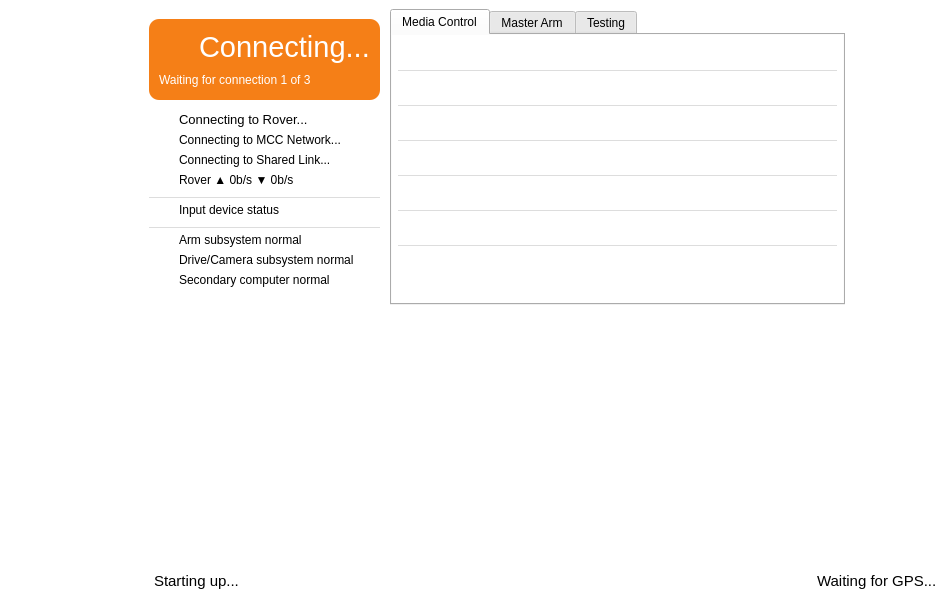
<?xml version="1.0" encoding="UTF-8"?>
<ui version="4.0">
 <class>SoroMainWindow</class>
 <widget class="QMainWindow" name="SoroMainWindow">
  <property name="geometry">
   <rect>
    <x>0</x>
    <y>0</y>
    <width>947</width>
    <height>600</height>
   </rect>
  </property>
  <property name="minimumSize">
   <size>
    <width>800</width>
    <height>600</height>
   </size>
  </property>
  <property name="font">
   <font>
    <family>Arial</family>
   </font>
  </property>
  <property name="windowTitle">
   <string>Mission Control</string>
  </property>
  <property name="styleSheet">
   <string notr="true">.QWidget {
	background-color:#FFFFFF;
}</string>
  </property>
  <widget class="QWidget" name="centralwidget">
   <widget class="QWidget" name="statusBarWidget" native="true">
    <property name="geometry">
     <rect>
      <x>140</x>
      <y>560</y>
      <width>811</width>
      <height>41</height>
     </rect>
    </property>
    <property name="sizePolicy">
     <sizepolicy hsizetype="Preferred" vsizetype="Preferred">
      <horstretch>0</horstretch>
      <verstretch>0</verstretch>
     </sizepolicy>
    </property>
    <layout class="QHBoxLayout" name="horizontalLayout">
     <property name="spacing">
      <number>0</number>
     </property>
     <property name="sizeConstraint">
      <enum>QLayout::SetDefaultConstraint</enum>
     </property>
     <property name="leftMargin">
      <number>0</number>
     </property>
     <property name="topMargin">
      <number>0</number>
     </property>
     <property name="rightMargin">
      <number>0</number>
     </property>
     <property name="bottomMargin">
      <number>0</number>
     </property>
     <item>
      <widget class="QLabel" name="statusLabel">
       <property name="sizePolicy">
        <sizepolicy hsizetype="Minimum" vsizetype="MinimumExpanding">
         <horstretch>0</horstretch>
         <verstretch>0</verstretch>
        </sizepolicy>
       </property>
       <property name="baseSize">
        <size>
         <width>0</width>
         <height>0</height>
        </size>
       </property>
       <property name="font">
        <font>
         <family>Arial</family>
         <pointsize>11</pointsize>
        </font>
       </property>
       <property name="styleSheet">
        <string notr="true">margin-left: 10px;
margin-right: 10px;</string>
       </property>
       <property name="text">
        <string>Starting up...</string>
       </property>
      </widget>
     </item>
     <item>
      <spacer name="horizontalSpacer">
       <property name="orientation">
        <enum>Qt::Horizontal</enum>
       </property>
       <property name="sizeType">
        <enum>QSizePolicy::Expanding</enum>
       </property>
       <property name="sizeHint" stdset="0">
        <size>
         <width>359</width>
         <height>20</height>
        </size>
       </property>
      </spacer>
     </item>
     <item>
      <widget class="QLabel" name="gpsStatusLabel">
       <property name="sizePolicy">
        <sizepolicy hsizetype="Minimum" vsizetype="MinimumExpanding">
         <horstretch>0</horstretch>
         <verstretch>0</verstretch>
        </sizepolicy>
       </property>
       <property name="baseSize">
        <size>
         <width>0</width>
         <height>0</height>
        </size>
       </property>
       <property name="font">
        <font>
         <family>Arial</family>
         <pointsize>11</pointsize>
        </font>
       </property>
       <property name="styleSheet">
        <string notr="true">margin-left: 10px;
margin-right: 10px;</string>
       </property>
       <property name="text">
        <string>Waiting for GPS...</string>
       </property>
      </widget>
     </item>
    </layout>
   </widget>
   <widget class="Soro::MissionControl::GoogleMapView" name="googleMapView" native="true">
    <property name="geometry">
     <rect>
      <x>140</x>
      <y>290</y>
      <width>811</width>
      <height>271</height>
     </rect>
    </property>
    <property name="font">
     <font>
      <family>Arial</family>
     </font>
    </property>
   </widget>
   <widget class="QWidget" name="infoContainer" native="true">
    <property name="geometry">
     <rect>
      <x>140</x>
      <y>0</y>
      <width>714</width>
      <height>314</height>
     </rect>
    </property>
    <property name="font">
     <font>
      <family>Arial</family>
     </font>
    </property>
    <layout class="QHBoxLayout" name="horizontalLayout_2">
     <property name="leftMargin">
      <number>9</number>
     </property>
     <property name="topMargin">
      <number>9</number>
     </property>
     <property name="rightMargin">
      <number>9</number>
     </property>
     <property name="bottomMargin">
      <number>9</number>
     </property>
     <item>
      <widget class="QWidget" name="connectionStatusWidget" native="true">
       <property name="minimumSize">
        <size>
         <width>235</width>
         <height>275</height>
        </size>
       </property>
       <property name="maximumSize">
        <size>
         <width>235</width>
         <height>275</height>
        </size>
       </property>
       <widget class="QLabel" name="comm_controlStateLabel">
        <property name="geometry">
         <rect>
          <x>30</x>
          <y>90</y>
          <width>201</width>
          <height>21</height>
         </rect>
        </property>
        <property name="font">
         <font>
          <family>Arial</family>
          <pointsize>10</pointsize>
          <weight>50</weight>
          <bold>false</bold>
         </font>
        </property>
        <property name="text">
         <string>Connecting to Rover...</string>
        </property>
       </widget>
       <widget class="QLabel" name="comm_bitrateLabel">
        <property name="geometry">
         <rect>
          <x>30</x>
          <y>150</y>
          <width>201</width>
          <height>21</height>
         </rect>
        </property>
        <property name="font">
         <font>
          <family>Arial</family>
          <pointsize>9</pointsize>
          <weight>50</weight>
          <bold>false</bold>
         </font>
        </property>
        <property name="text">
         <string>Rover ▲ 0b/s ▼ 0b/s</string>
        </property>
        <property name="alignment">
         <set>Qt::AlignLeading|Qt::AlignLeft|Qt::AlignVCenter</set>
        </property>
       </widget>
       <widget class="QLabel" name="comm_sharedStateLabel">
        <property name="geometry">
         <rect>
          <x>30</x>
          <y>130</y>
          <width>201</width>
          <height>21</height>
         </rect>
        </property>
        <property name="font">
         <font>
          <family>Arial</family>
          <pointsize>9</pointsize>
          <weight>50</weight>
          <bold>false</bold>
         </font>
        </property>
        <property name="text">
         <string>Connecting to Shared Link...</string>
        </property>
       </widget>
       <widget class="QLabel" name="comm_controlStateGraphicLabel">
        <property name="geometry">
         <rect>
          <x>0</x>
          <y>90</y>
          <width>21</width>
          <height>21</height>
         </rect>
        </property>
        <property name="alignment">
         <set>Qt::AlignCenter</set>
        </property>
       </widget>
       <widget class="QLabel" name="comm_sharedStateGraphicLabel">
        <property name="geometry">
         <rect>
          <x>0</x>
          <y>130</y>
          <width>21</width>
          <height>21</height>
         </rect>
        </property>
        <property name="text">
         <string/>
        </property>
        <property name="alignment">
         <set>Qt::AlignCenter</set>
        </property>
       </widget>
       <widget class="QLabel" name="hid_inputDeviceGraphicLabel">
        <property name="geometry">
         <rect>
          <x>0</x>
          <y>180</y>
          <width>21</width>
          <height>21</height>
         </rect>
        </property>
        <property name="text">
         <string/>
        </property>
        <property name="alignment">
         <set>Qt::AlignCenter</set>
        </property>
       </widget>
       <widget class="QLabel" name="hid_inputDeviceLabel">
        <property name="geometry">
         <rect>
          <x>30</x>
          <y>180</y>
          <width>201</width>
          <height>21</height>
         </rect>
        </property>
        <property name="font">
         <font>
          <family>Arial</family>
          <pointsize>9</pointsize>
          <weight>50</weight>
          <bold>false</bold>
         </font>
        </property>
        <property name="text">
         <string>Input device status</string>
        </property>
       </widget>
       <widget class="Line" name="line_2">
        <property name="geometry">
         <rect>
          <x>0</x>
          <y>170</y>
          <width>231</width>
          <height>16</height>
         </rect>
        </property>
        <property name="styleSheet">
         <string notr="true">color: #dddddd;</string>
        </property>
        <property name="frameShadow">
         <enum>QFrame::Plain</enum>
        </property>
        <property name="orientation">
         <enum>Qt::Horizontal</enum>
        </property>
       </widget>
       <widget class="QLabel" name="comm_mccStateLabel">
        <property name="geometry">
         <rect>
          <x>30</x>
          <y>110</y>
          <width>201</width>
          <height>21</height>
         </rect>
        </property>
        <property name="font">
         <font>
          <family>Arial</family>
          <pointsize>9</pointsize>
          <weight>50</weight>
          <bold>false</bold>
         </font>
        </property>
        <property name="text">
         <string>Connecting to MCC Network...</string>
        </property>
       </widget>
       <widget class="QLabel" name="comm_mccStateGraphicLabel">
        <property name="geometry">
         <rect>
          <x>0</x>
          <y>110</y>
          <width>21</width>
          <height>21</height>
         </rect>
        </property>
        <property name="text">
         <string/>
        </property>
        <property name="alignment">
         <set>Qt::AlignCenter</set>
        </property>
       </widget>
       <widget class="Line" name="line_3">
        <property name="geometry">
         <rect>
          <x>0</x>
          <y>200</y>
          <width>231</width>
          <height>16</height>
         </rect>
        </property>
        <property name="styleSheet">
         <string notr="true">color: #dddddd;</string>
        </property>
        <property name="frameShadow">
         <enum>QFrame::Plain</enum>
        </property>
        <property name="orientation">
         <enum>Qt::Horizontal</enum>
        </property>
       </widget>
       <widget class="QLabel" name="sys_armSubsystemLabel">
        <property name="geometry">
         <rect>
          <x>30</x>
          <y>210</y>
          <width>201</width>
          <height>21</height>
         </rect>
        </property>
        <property name="font">
         <font>
          <family>Arial</family>
          <pointsize>9</pointsize>
          <weight>50</weight>
          <bold>false</bold>
         </font>
        </property>
        <property name="text">
         <string>Arm subsystem normal</string>
        </property>
       </widget>
       <widget class="QLabel" name="sys_armSubsystemGraphicLabel">
        <property name="geometry">
         <rect>
          <x>0</x>
          <y>210</y>
          <width>21</width>
          <height>21</height>
         </rect>
        </property>
        <property name="text">
         <string/>
        </property>
        <property name="alignment">
         <set>Qt::AlignCenter</set>
        </property>
       </widget>
       <widget class="QLabel" name="sys_driveGimbalSubsystemLabel">
        <property name="geometry">
         <rect>
          <x>30</x>
          <y>230</y>
          <width>201</width>
          <height>21</height>
         </rect>
        </property>
        <property name="font">
         <font>
          <family>Arial</family>
          <pointsize>9</pointsize>
          <weight>50</weight>
          <bold>false</bold>
         </font>
        </property>
        <property name="text">
         <string>Drive/Camera subsystem normal</string>
        </property>
       </widget>
       <widget class="QLabel" name="sys_secondaryComputerLabel">
        <property name="geometry">
         <rect>
          <x>30</x>
          <y>250</y>
          <width>201</width>
          <height>21</height>
         </rect>
        </property>
        <property name="font">
         <font>
          <family>Arial</family>
          <pointsize>9</pointsize>
          <weight>50</weight>
          <bold>false</bold>
         </font>
        </property>
        <property name="text">
         <string>Secondary computer normal</string>
        </property>
       </widget>
       <widget class="QLabel" name="sys_secondaryComputerGraphicLabel">
        <property name="geometry">
         <rect>
          <x>0</x>
          <y>250</y>
          <width>21</width>
          <height>21</height>
         </rect>
        </property>
        <property name="text">
         <string/>
        </property>
        <property name="alignment">
         <set>Qt::AlignCenter</set>
        </property>
       </widget>
       <widget class="QLabel" name="video_camerasStreamingGraphicLabel">
        <property name="geometry">
         <rect>
          <x>0</x>
          <y>280</y>
          <width>21</width>
          <height>21</height>
         </rect>
        </property>
        <property name="text">
         <string/>
        </property>
        <property name="alignment">
         <set>Qt::AlignCenter</set>
        </property>
       </widget>
       <widget class="QLabel" name="video_camerasDisabledGraphicLabel">
        <property name="geometry">
         <rect>
          <x>0</x>
          <y>300</y>
          <width>21</width>
          <height>21</height>
         </rect>
        </property>
        <property name="text">
         <string/>
        </property>
        <property name="alignment">
         <set>Qt::AlignCenter</set>
        </property>
       </widget>
       <widget class="QLabel" name="audio_statusGraphicLabel">
        <property name="geometry">
         <rect>
          <x>0</x>
          <y>320</y>
          <width>21</width>
          <height>21</height>
         </rect>
        </property>
        <property name="text">
         <string/>
        </property>
        <property name="alignment">
         <set>Qt::AlignCenter</set>
        </property>
       </widget>
       <widget class="QLabel" name="sys_driveGimbalSubsystemGraphicLabel">
        <property name="geometry">
         <rect>
          <x>0</x>
          <y>230</y>
          <width>21</width>
          <height>21</height>
         </rect>
        </property>
        <property name="text">
         <string/>
        </property>
        <property name="alignment">
         <set>Qt::AlignCenter</set>
        </property>
       </widget>
       <widget class="QWidget" name="comm_statusContainer" native="true">
        <property name="geometry">
         <rect>
          <x>0</x>
          <y>0</y>
          <width>231</width>
          <height>81</height>
         </rect>
        </property>
        <property name="styleSheet">
         <string notr="true">.QWidget {
	background-color: #F57F17;
	border-radius: 10px;
}</string>
        </property>
        <widget class="QLabel" name="comm_mainStatusLabel">
         <property name="geometry">
          <rect>
           <x>50</x>
           <y>10</y>
           <width>171</width>
           <height>36</height>
          </rect>
         </property>
         <property name="font">
          <font>
           <family>Arial</family>
           <pointsize>22</pointsize>
           <weight>50</weight>
           <bold>false</bold>
          </font>
         </property>
         <property name="styleSheet">
          <string notr="true">color: white;</string>
         </property>
         <property name="text">
          <string>Connecting...</string>
         </property>
        </widget>
        <widget class="QLabel" name="comm_detailStatusLabel">
         <property name="geometry">
          <rect>
           <x>10</x>
           <y>50</y>
           <width>211</width>
           <height>21</height>
          </rect>
         </property>
         <property name="font">
          <font>
           <family>Arial</family>
          </font>
         </property>
         <property name="styleSheet">
          <string notr="true">color: white;</string>
         </property>
         <property name="text">
          <string>Waiting for connection 1 of 3</string>
         </property>
        </widget>
        <widget class="QLabel" name="comm_mainStatusGraphicLabel">
         <property name="geometry">
          <rect>
           <x>10</x>
           <y>10</y>
           <width>36</width>
           <height>36</height>
          </rect>
         </property>
         <property name="alignment">
          <set>Qt::AlignCenter</set>
         </property>
        </widget>
       </widget>
      </widget>
     </item>
     <item>
      <widget class="QTabWidget" name="mainTabWidget">
       <property name="font">
        <font>
         <family>Arial</family>
        </font>
       </property>
       <property name="tabPosition">
        <enum>QTabWidget::North</enum>
       </property>
       <property name="currentIndex">
        <number>0</number>
       </property>
       <property name="documentMode">
        <bool>false</bool>
       </property>
       <widget class="QWidget" name="mediaControlsTab">
        <attribute name="title">
         <string>Media Control</string>
        </attribute>
        <layout class="QVBoxLayout" name="verticalLayout_4">
         <property name="spacing">
          <number>4</number>
         </property>
         <property name="leftMargin">
          <number>6</number>
         </property>
         <property name="topMargin">
          <number>6</number>
         </property>
         <property name="rightMargin">
          <number>6</number>
         </property>
         <property name="bottomMargin">
          <number>6</number>
         </property>
         <item>
          <widget class="Soro::MissionControl::AudioControlWidget" name="media_audioControlWidget" native="true">
           <property name="minimumSize">
            <size>
             <width>0</width>
             <height>24</height>
            </size>
           </property>
           <property name="maximumSize">
            <size>
             <width>16777215</width>
             <height>24</height>
            </size>
           </property>
           <property name="font">
            <font>
             <family>Arial</family>
            </font>
           </property>
          </widget>
         </item>
         <item>
          <widget class="Line" name="line_4">
           <property name="styleSheet">
            <string notr="true">color: #dddddd;</string>
           </property>
           <property name="frameShadow">
            <enum>QFrame::Plain</enum>
           </property>
           <property name="orientation">
            <enum>Qt::Horizontal</enum>
           </property>
          </widget>
         </item>
         <item>
          <widget class="Soro::MissionControl::VideoControlWidget" name="media_camera1ControlWidget" native="true">
           <property name="minimumSize">
            <size>
             <width>0</width>
             <height>24</height>
            </size>
           </property>
           <property name="maximumSize">
            <size>
             <width>16777215</width>
             <height>24</height>
            </size>
           </property>
           <property name="font">
            <font>
             <family>Arial</family>
            </font>
           </property>
          </widget>
         </item>
         <item>
          <widget class="Line" name="line_5">
           <property name="styleSheet">
            <string notr="true">color: #dddddd;</string>
           </property>
           <property name="frameShadow">
            <enum>QFrame::Plain</enum>
           </property>
           <property name="orientation">
            <enum>Qt::Horizontal</enum>
           </property>
          </widget>
         </item>
         <item>
          <widget class="Soro::MissionControl::VideoControlWidget" name="media_camera2ControlWidget" native="true">
           <property name="minimumSize">
            <size>
             <width>0</width>
             <height>24</height>
            </size>
           </property>
           <property name="maximumSize">
            <size>
             <width>16777215</width>
             <height>24</height>
            </size>
           </property>
           <property name="font">
            <font>
             <family>Arial</family>
            </font>
           </property>
          </widget>
         </item>
         <item>
          <widget class="Line" name="line_6">
           <property name="styleSheet">
            <string notr="true">color: #dddddd;</string>
           </property>
           <property name="frameShadow">
            <enum>QFrame::Plain</enum>
           </property>
           <property name="orientation">
            <enum>Qt::Horizontal</enum>
           </property>
          </widget>
         </item>
         <item>
          <widget class="Soro::MissionControl::VideoControlWidget" name="media_camera3ControlWidget" native="true">
           <property name="minimumSize">
            <size>
             <width>0</width>
             <height>24</height>
            </size>
           </property>
           <property name="maximumSize">
            <size>
             <width>16777215</width>
             <height>24</height>
            </size>
           </property>
           <property name="font">
            <font>
             <family>Arial</family>
            </font>
           </property>
          </widget>
         </item>
         <item>
          <widget class="Line" name="line_7">
           <property name="styleSheet">
            <string notr="true">color: #dddddd;</string>
           </property>
           <property name="frameShadow">
            <enum>QFrame::Plain</enum>
           </property>
           <property name="orientation">
            <enum>Qt::Horizontal</enum>
           </property>
          </widget>
         </item>
         <item>
          <widget class="Soro::MissionControl::VideoControlWidget" name="media_camera4ControlWidget" native="true">
           <property name="minimumSize">
            <size>
             <width>0</width>
             <height>24</height>
            </size>
           </property>
           <property name="maximumSize">
            <size>
             <width>16777215</width>
             <height>24</height>
            </size>
           </property>
           <property name="font">
            <font>
             <family>Arial</family>
            </font>
           </property>
          </widget>
         </item>
         <item>
          <widget class="Line" name="line_8">
           <property name="styleSheet">
            <string notr="true">color: #dddddd;</string>
           </property>
           <property name="frameShadow">
            <enum>QFrame::Plain</enum>
           </property>
           <property name="orientation">
            <enum>Qt::Horizontal</enum>
           </property>
          </widget>
         </item>
         <item>
          <widget class="Soro::MissionControl::VideoControlWidget" name="media_camera5ControlWidget" native="true">
           <property name="minimumSize">
            <size>
             <width>0</width>
             <height>24</height>
            </size>
           </property>
           <property name="maximumSize">
            <size>
             <width>16777215</width>
             <height>24</height>
            </size>
           </property>
           <property name="font">
            <font>
             <family>Arial</family>
            </font>
           </property>
          </widget>
         </item>
         <item>
          <widget class="Line" name="line_9">
           <property name="styleSheet">
            <string notr="true">color: #dddddd;</string>
           </property>
           <property name="frameShadow">
            <enum>QFrame::Plain</enum>
           </property>
           <property name="orientation">
            <enum>Qt::Horizontal</enum>
           </property>
          </widget>
         </item>
         <item>
          <spacer name="verticalSpacer">
           <property name="orientation">
            <enum>Qt::Vertical</enum>
           </property>
           <property name="sizeHint" stdset="0">
            <size>
             <width>20</width>
             <height>40</height>
            </size>
           </property>
          </spacer>
         </item>
        </layout>
       </widget>
       <widget class="QWidget" name="masterArmTab">
        <attribute name="title">
         <string>Master Arm</string>
        </attribute>
        <layout class="QHBoxLayout" name="horizontalLayout_3">
         <property name="leftMargin">
          <number>6</number>
         </property>
         <property name="topMargin">
          <number>6</number>
         </property>
         <property name="rightMargin">
          <number>6</number>
         </property>
         <property name="bottomMargin">
          <number>6</number>
         </property>
         <item>
          <widget class="QWidget" name="masterArmConfigContainer" native="true">
           <property name="maximumSize">
            <size>
             <width>180</width>
             <height>16777215</height>
            </size>
           </property>
           <layout class="QVBoxLayout" name="verticalLayout_5">
            <property name="spacing">
             <number>0</number>
            </property>
            <property name="leftMargin">
             <number>0</number>
            </property>
            <property name="topMargin">
             <number>0</number>
            </property>
            <property name="rightMargin">
             <number>0</number>
            </property>
            <property name="bottomMargin">
             <number>0</number>
            </property>
            <item>
             <layout class="QFormLayout" name="masterArmValuesFormLayout">
              <property name="fieldGrowthPolicy">
               <enum>QFormLayout::ExpandingFieldsGrow</enum>
              </property>
              <property name="horizontalSpacing">
               <number>8</number>
              </property>
              <property name="verticalSpacing">
               <number>4</number>
              </property>
              <item row="1" column="0">
               <widget class="QLabel" name="sys_armSubsystemLabel_2">
                <property name="font">
                 <font>
                  <family>Arial</family>
                  <pointsize>11</pointsize>
                  <weight>50</weight>
                  <bold>false</bold>
                 </font>
                </property>
                <property name="text">
                 <string>Current Yaw:</string>
                </property>
               </widget>
              </item>
              <item row="1" column="1">
               <widget class="QLabel" name="masterarm_yawValueLabel">
                <property name="minimumSize">
                 <size>
                  <width>48</width>
                  <height>0</height>
                 </size>
                </property>
                <property name="font">
                 <font>
                  <family>Arial</family>
                  <pointsize>11</pointsize>
                  <weight>50</weight>
                  <bold>false</bold>
                 </font>
                </property>
                <property name="text">
                 <string>N/A</string>
                </property>
               </widget>
              </item>
              <item row="2" column="0">
               <widget class="QLabel" name="sys_armSubsystemLabel_3">
                <property name="font">
                 <font>
                  <family>Arial</family>
                  <pointsize>11</pointsize>
                  <weight>50</weight>
                  <bold>false</bold>
                 </font>
                </property>
                <property name="text">
                 <string>Current Shoulder:</string>
                </property>
               </widget>
              </item>
              <item row="2" column="1">
               <widget class="QLabel" name="masterarm_shoulderValueLabel">
                <property name="minimumSize">
                 <size>
                  <width>48</width>
                  <height>0</height>
                 </size>
                </property>
                <property name="font">
                 <font>
                  <family>Arial</family>
                  <pointsize>11</pointsize>
                  <weight>50</weight>
                  <bold>false</bold>
                 </font>
                </property>
                <property name="text">
                 <string>N/A</string>
                </property>
               </widget>
              </item>
              <item row="3" column="0">
               <widget class="QLabel" name="sys_armSubsystemLabel_4">
                <property name="font">
                 <font>
                  <family>Arial</family>
                  <pointsize>11</pointsize>
                  <weight>50</weight>
                  <bold>false</bold>
                 </font>
                </property>
                <property name="text">
                 <string>Current Elbow:</string>
                </property>
               </widget>
              </item>
              <item row="3" column="1">
               <widget class="QLabel" name="masterarm_elbowValueLabel">
                <property name="minimumSize">
                 <size>
                  <width>48</width>
                  <height>0</height>
                 </size>
                </property>
                <property name="font">
                 <font>
                  <family>Arial</family>
                  <pointsize>11</pointsize>
                  <weight>50</weight>
                  <bold>false</bold>
                 </font>
                </property>
                <property name="text">
                 <string>N/A</string>
                </property>
               </widget>
              </item>
              <item row="4" column="0">
               <widget class="QLabel" name="sys_armSubsystemLabel_5">
                <property name="font">
                 <font>
                  <family>Arial</family>
                  <pointsize>11</pointsize>
                  <weight>50</weight>
                  <bold>false</bold>
                 </font>
                </property>
                <property name="text">
                 <string>Current Wrist:</string>
                </property>
               </widget>
              </item>
              <item row="4" column="1">
               <widget class="QLabel" name="masterarm_wristValueLabel">
                <property name="minimumSize">
                 <size>
                  <width>48</width>
                  <height>0</height>
                 </size>
                </property>
                <property name="font">
                 <font>
                  <family>Arial</family>
                  <pointsize>11</pointsize>
                  <weight>50</weight>
                  <bold>false</bold>
                 </font>
                </property>
                <property name="text">
                 <string>N/A</string>
                </property>
               </widget>
              </item>
              <item row="6" column="0">
               <widget class="QLabel" name="sys_armSubsystemLabel_11">
                <property name="font">
                 <font>
                  <family>Arial</family>
                  <pointsize>11</pointsize>
                  <weight>50</weight>
                  <bold>false</bold>
                 </font>
                </property>
                <property name="text">
                 <string>Bucket Toggle:</string>
                </property>
               </widget>
              </item>
              <item row="6" column="1">
               <widget class="QLabel" name="masterarm_bucketToggleValueLabel">
                <property name="minimumSize">
                 <size>
                  <width>48</width>
                  <height>0</height>
                 </size>
                </property>
                <property name="font">
                 <font>
                  <family>Arial</family>
                  <pointsize>11</pointsize>
                  <weight>50</weight>
                  <bold>false</bold>
                 </font>
                </property>
                <property name="text">
                 <string>N/A</string>
                </property>
               </widget>
              </item>
              <item row="7" column="0">
               <widget class="QLabel" name="sys_armSubsystemLabel_10">
                <property name="font">
                 <font>
                  <family>Arial</family>
                  <pointsize>11</pointsize>
                  <weight>50</weight>
                  <bold>false</bold>
                 </font>
                </property>
                <property name="text">
                 <string>Stow Macro:</string>
                </property>
               </widget>
              </item>
              <item row="7" column="1">
               <widget class="QLabel" name="masterarm_stowMacroValueLabel">
                <property name="minimumSize">
                 <size>
                  <width>48</width>
                  <height>0</height>
                 </size>
                </property>
                <property name="font">
                 <font>
                  <family>Arial</family>
                  <pointsize>11</pointsize>
                  <weight>50</weight>
                  <bold>false</bold>
                 </font>
                </property>
                <property name="text">
                 <string>N/A</string>
                </property>
               </widget>
              </item>
              <item row="8" column="0">
               <widget class="QLabel" name="sys_armSubsystemLabel_12">
                <property name="font">
                 <font>
                  <family>Arial</family>
                  <pointsize>11</pointsize>
                  <weight>50</weight>
                  <bold>false</bold>
                 </font>
                </property>
                <property name="text">
                 <string>Dump Macro:</string>
                </property>
               </widget>
              </item>
              <item row="8" column="1">
               <widget class="QLabel" name="masterarm_dumpMacroValueLabel">
                <property name="minimumSize">
                 <size>
                  <width>48</width>
                  <height>0</height>
                 </size>
                </property>
                <property name="font">
                 <font>
                  <family>Arial</family>
                  <pointsize>11</pointsize>
                  <weight>50</weight>
                  <bold>false</bold>
                 </font>
                </property>
                <property name="text">
                 <string>N/A</string>
                </property>
               </widget>
              </item>
             </layout>
            </item>
            <item>
             <spacer name="verticalSpacer_3">
              <property name="orientation">
               <enum>Qt::Vertical</enum>
              </property>
              <property name="sizeHint" stdset="0">
               <size>
                <width>20</width>
                <height>40</height>
               </size>
              </property>
             </spacer>
            </item>
            <item>
             <widget class="QPushButton" name="masterarm_reloadFileButton">
              <property name="minimumSize">
               <size>
                <width>0</width>
                <height>32</height>
               </size>
              </property>
              <property name="font">
               <font>
                <family>Arial</family>
                <weight>75</weight>
                <bold>true</bold>
               </font>
              </property>
              <property name="cursor">
               <cursorShape>PointingHandCursor</cursorShape>
              </property>
              <property name="styleSheet">
               <string notr="true">border-radius: 5px;
color: white;
background-color: #b71c1c;</string>
              </property>
              <property name="text">
               <string>SAVE &amp;&amp; RELOAD</string>
              </property>
              <property name="flat">
               <bool>true</bool>
              </property>
             </widget>
            </item>
           </layout>
          </widget>
         </item>
         <item>
          <widget class="QTextEdit" name="masterArmFileTextEdit">
           <property name="font">
            <font>
             <family>Arial</family>
            </font>
           </property>
           <property name="frameShape">
            <enum>QFrame::StyledPanel</enum>
           </property>
          </widget>
         </item>
        </layout>
       </widget>
       <widget class="QWidget" name="testingTab">
        <attribute name="title">
         <string>Testing</string>
        </attribute>
        <layout class="QHBoxLayout" name="horizontalLayout_4">
         <property name="leftMargin">
          <number>6</number>
         </property>
         <property name="topMargin">
          <number>6</number>
         </property>
         <property name="rightMargin">
          <number>6</number>
         </property>
         <property name="bottomMargin">
          <number>6</number>
         </property>
         <item>
          <layout class="QFormLayout" name="formLayout">
           <item row="0" column="0">
            <widget class="QLabel" name="sys_armSubsystemLabel_6">
             <property name="font">
              <font>
               <family>Arial</family>
               <pointsize>11</pointsize>
               <weight>50</weight>
               <bold>false</bold>
              </font>
             </property>
             <property name="text">
              <string>Simulated Delay (ms):</string>
             </property>
            </widget>
           </item>
           <item row="0" column="1">
            <widget class="QSpinBox" name="testing_delaySpinBox">
             <property name="maximum">
              <number>100000</number>
             </property>
             <property name="singleStep">
              <number>10</number>
             </property>
            </widget>
           </item>
           <item row="1" column="1">
            <widget class="QPushButton" name="masterarm_reloadFileButton_2">
             <property name="minimumSize">
              <size>
               <width>0</width>
               <height>32</height>
              </size>
             </property>
             <property name="font">
              <font>
               <family>Arial</family>
               <weight>75</weight>
               <bold>true</bold>
              </font>
             </property>
             <property name="cursor">
              <cursorShape>PointingHandCursor</cursorShape>
             </property>
             <property name="styleSheet">
              <string notr="true">border-radius: 5px;
color: white;
background-color: #b71c1c;</string>
             </property>
             <property name="text">
              <string>SAVE &amp;&amp; RELOAD</string>
             </property>
             <property name="flat">
              <bool>true</bool>
             </property>
            </widget>
           </item>
          </layout>
         </item>
        </layout>
       </widget>
      </widget>
     </item>
    </layout>
   </widget>
   <widget class="QWidget" name="videoContainer" native="true">
    <property name="geometry">
     <rect>
      <x>0</x>
      <y>0</y>
      <width>141</width>
      <height>601</height>
     </rect>
    </property>
    <layout class="QVBoxLayout" name="verticalLayout">
     <property name="spacing">
      <number>0</number>
     </property>
     <property name="leftMargin">
      <number>0</number>
     </property>
     <property name="topMargin">
      <number>0</number>
     </property>
     <property name="rightMargin">
      <number>0</number>
     </property>
     <property name="bottomMargin">
      <number>0</number>
     </property>
     <item>
      <widget class="Soro::MissionControl::CameraWidget" name="topVideoWidget" native="true">
       <property name="font">
        <font>
         <family>Arial</family>
        </font>
       </property>
      </widget>
     </item>
     <item>
      <widget class="Soro::MissionControl::CameraWidget" name="bottomVideoWidget" native="true">
       <property name="font">
        <font>
         <family>Arial</family>
        </font>
       </property>
      </widget>
     </item>
    </layout>
   </widget>
   <zorder>googleMapView</zorder>
   <zorder>statusBarWidget</zorder>
   <zorder>infoContainer</zorder>
   <zorder>videoContainer</zorder>
  </widget>
 </widget>
 <layoutdefault spacing="6" margin="11"/>
 <customwidgets>
  <customwidget>
   <class>Soro::MissionControl::GoogleMapView</class>
   <extends>QWidget</extends>
   <header>libsoromc/googlemapview.h</header>
   <container>1</container>
  </customwidget>
  <customwidget>
   <class>Soro::MissionControl::CameraWidget</class>
   <extends>QWidget</extends>
   <header>libsoromc/camerawidget.h</header>
   <container>1</container>
  </customwidget>
  <customwidget>
   <class>Soro::MissionControl::VideoControlWidget</class>
   <extends>QWidget</extends>
   <header>libsoromc/videocontrolwidget.h</header>
   <container>1</container>
  </customwidget>
  <customwidget>
   <class>Soro::MissionControl::AudioControlWidget</class>
   <extends>QWidget</extends>
   <header>libsoromc/audiocontrolwidget.h</header>
   <container>1</container>
  </customwidget>
 </customwidgets>
 <resources/>
 <connections/>
</ui>
